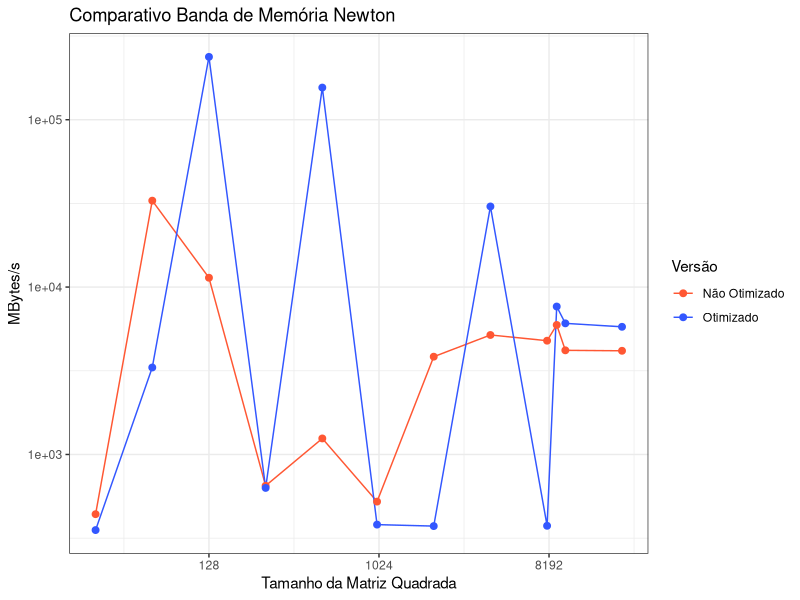
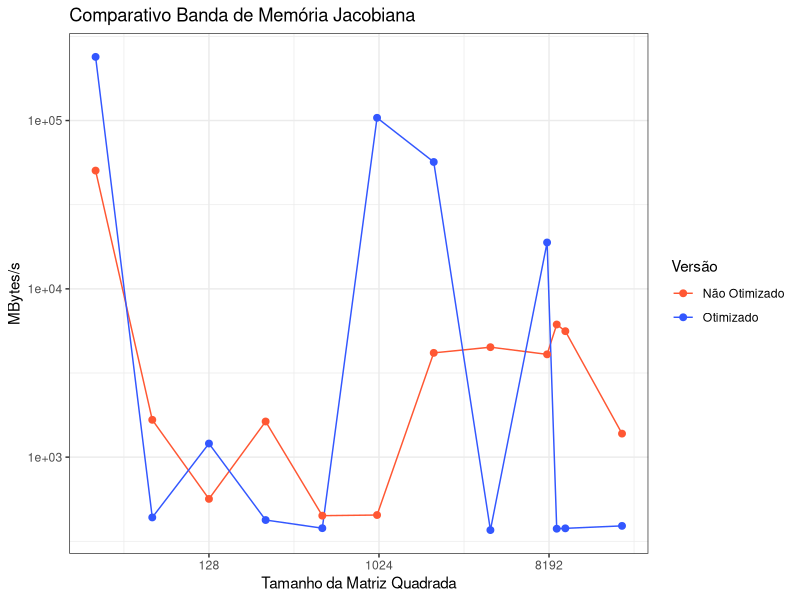
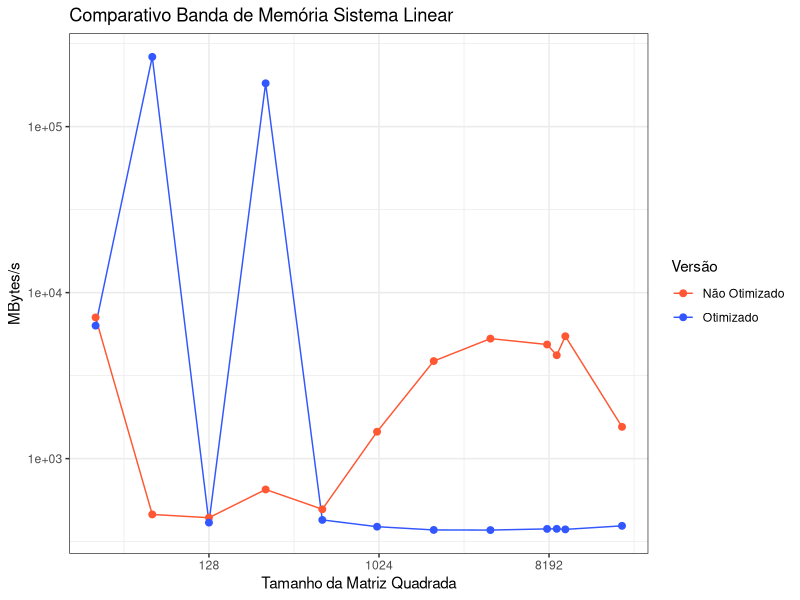

Source code (R) for these figures, in order:
# rm(list=ls())

if (!require("ggplot2")) install.packages("ggplot2"); library("ggplot2")

setwd("~/aulas/quinto_semestre/intro-comp-cientifica/t1/")

dados_otimizados=read.csv("otimizado/resultados_otimizados/dados_likwid_MEM.csv")
dados_nao_otimizados = read.csv("nao_otimizado/resultados_nao_otimizados/dados_likwid_MEM.csv")

### Cria tabela com as versões ###
dados_otimizados$Versao = "Otimizado"
dados_nao_otimizados$Versao = "Não Otimizado"

dados_completos = rbind(dados_otimizados, dados_nao_otimizados)

cores_versao = c("Otimizado" = "#3357FF", "Não Otimizado" = "#FF5733")

### Comparativo Newton ###
ggplot(dados_completos)+
  stat_summary(fun = "mean", geom = "line", 
               aes(x=N, y=Newton, color = Versao), 
               linewidth = 0.5) +
  stat_summary(fun = "mean", geom = "point", 
               aes(x=N, y=Newton, color = Versao), 
               size = 2) +
  scale_x_continuous(trans='log2')+
  scale_y_continuous(trans='log10')+
  labs(x="Tamanho da Matriz Quadrada",
       y="MBytes/s", title = "Comparativo Banda de Memória Newton")+
  scale_color_manual(name="Versão",
                     values = cores_versao)+
  theme_bw()

### Comparativo Jacobiana ###
ggplot(dados_completos)+
  stat_summary(fun = "mean", geom = "line", 
               aes(x=N, y=Jacobiana, color = Versao), 
               linewidth = 0.5) +
  stat_summary(fun = "mean", geom = "point", 
               aes(x=N, y=Jacobiana, color = Versao), 
               size = 2) +
  scale_x_continuous(trans='log2')+
  scale_y_continuous(trans='log10')+
  labs(x="Tamanho da Matriz Quadrada",
       y="MBytes/s", title = "Comparativo Banda de Memória Jacobiana")+
  scale_color_manual(name="Versão",
                     values = cores_versao)+
  theme_bw()

### Comparativo Sistema Linear ###
ggplot(dados_completos)+
  stat_summary(fun = "mean", geom = "line", 
               aes(x=N, y=Sistema.Linear, color = Versao), 
               linewidth = 0.5) +
  stat_summary(fun = "mean", geom = "point", 
               aes(x=N, y=Sistema.Linear, color = Versao), 
               size = 2) +
  scale_x_continuous(trans='log2')+
  scale_y_continuous(trans='log10')+
  labs(x="Tamanho da Matriz Quadrada",
       y="MBytes/s", title = "Comparativo Banda de Memória Sistema Linear")+
  scale_color_manual(name="Versão",
                     values = cores_versao)+
  theme_bw()
